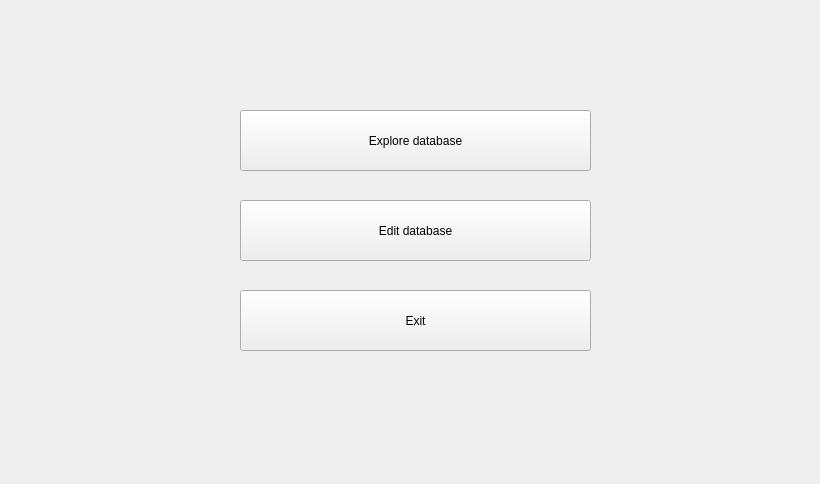
<?xml version="1.0" encoding="UTF-8"?>
<ui version="4.0">
 <class>Dialog</class>
 <widget class="QDialog" name="Dialog">
  <property name="geometry">
   <rect>
    <x>0</x>
    <y>0</y>
    <width>820</width>
    <height>484</height>
   </rect>
  </property>
  <property name="windowTitle">
   <string>Dialog</string>
  </property>
  <widget class="QToolButton" name="exploreButton">
   <property name="geometry">
    <rect>
     <x>240</x>
     <y>110</y>
     <width>351</width>
     <height>61</height>
    </rect>
   </property>
   <property name="text">
    <string>Explore database</string>
   </property>
  </widget>
  <widget class="QToolButton" name="editButton">
   <property name="geometry">
    <rect>
     <x>240</x>
     <y>200</y>
     <width>351</width>
     <height>61</height>
    </rect>
   </property>
   <property name="text">
    <string>Edit database</string>
   </property>
  </widget>
  <widget class="QToolButton" name="exitButton">
   <property name="geometry">
    <rect>
     <x>240</x>
     <y>290</y>
     <width>351</width>
     <height>61</height>
    </rect>
   </property>
   <property name="text">
    <string>Exit</string>
   </property>
  </widget>
 </widget>
 <resources/>
 <connections/>
</ui>
